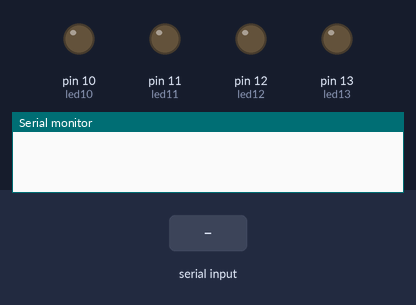
The sketch below on a simulated Arduino Uno, built with avr-gcc and run on an emulated ATmega328P. Shown: output pins drawn as LEDs (lit = HIGH), the last lines printed to the serial monitor. The test bench sets the inputs (shaded band).

Above: at 1.2 s.
1.3 s: "1\n" received over Serial
At 3.7 s:
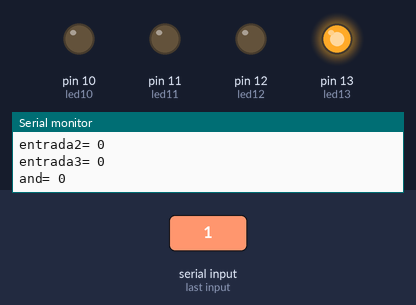
4.3 s: "1,90,45\n" received over Serial
At 4.7 s:
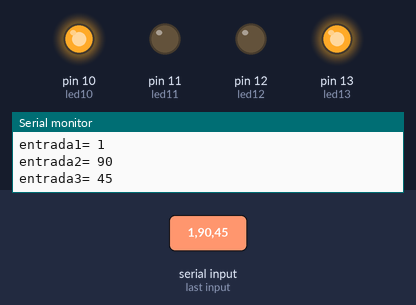
5.8 s: "1,90\n" received over Serial
At 6.9 s:
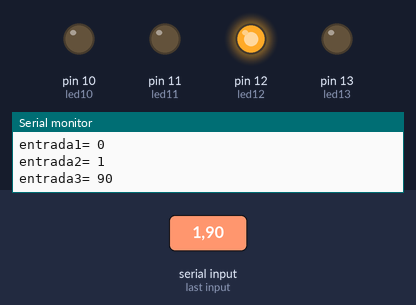
Timing chart, 0 to 10.3 s (numbered marks = the images above; inputs shaded):
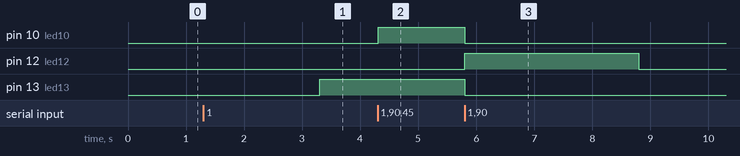

The sketch:

ULA.ino
```cpp
int entrada1 = 0;
int entrada2 = 0;
int entrada3 = 0;
int led13 = 13;
int led12 = 12;
int led11 = 11;
int led10 = 10;
int saida;
int saida2;

void setup() {
	Serial.begin(9600);
	pinMode(led13, OUTPUT);
	pinMode(led12, OUTPUT);
	pinMode(led11, OUTPUT);
	pinMode(led10, OUTPUT);
}
void loop() {

	if (Serial.available() > 0) {
		entrada1 = Serial.parseInt();

		entrada2 = Serial.parseInt();
		entrada3 = Serial.parseInt();
		Serial.print("entrada1= ");
		Serial.print(entrada1);
		Serial.println();
		if(entrada1 == 1){
			digitalWrite(led13, 1);
		}else digitalWrite(led13, 0);
		Serial.print("entrada2= ");
		Serial.print(entrada2);
		Serial.println();
		if(entrada2 == 1){
			digitalWrite(led12, 1);
		}else digitalWrite(led12, 0);
		mostra(entrada1, 0);
		Serial.print("entrada3= ");
		Serial.print(entrada3);
		Serial.println();
		if(entrada3 == 3){
			portaxor(entrada1,entrada2);

		}else if(entrada3 == 1){
			portaor(entrada1,entrada2);

		}else if(entrada3 == 0){
			portaand(entrada1,entrada2);

		}else if(entrada3 == 2){
			portanot(entrada1);

		}

	}
}

void portaxor(int a, int b)
{
	saida = (a^b);
	saida2 = (a&b);
	Serial.print("xor= ");
	Serial.println(saida);
	Serial.print("and= ");
	Serial.print(saida2);
	Serial.println();
	mostra(saida, saida2);

}

void portaor(int a, int b)
{
	saida = a|b;
	Serial.print("or= ");
	Serial.print(saida);
	Serial.println();
	mostra(saida, 0);

}

void portaand(int a, int b)
{
	saida = (a&b);
	Serial.print("and= ");
	Serial.print(saida);
	Serial.println();
	mostra(saida, 0);
}

void portanot(int a)
{
	saida = (~a);
	Serial.print("not entrada1= ");
	Serial.print(saida);
	Serial.println();
	mostra(saida, 0);
}

void mostra (int a, int c)
{
	if (a == 1)
		digitalWrite(led10,1);
	else digitalWrite(led10,0);


	if (c == 1)
		digitalWrite(led11,1);
	else digitalWrite(led11,0);
	}
```

Measured:
- after the input at 1.3 s, pin 13 (led13): LOW → HIGH after 2.0 s
- after the input at 4.3 s, pin 10 (led10): LOW → HIGH at once
- after the input at 5.8 s, pin 10 (led10), pin 13 (led13): HIGH → LOW after 0.01 s instead of 1.5 s; pin 12 (led12): LOW → HIGH at once, → LOW 3.0 s later
